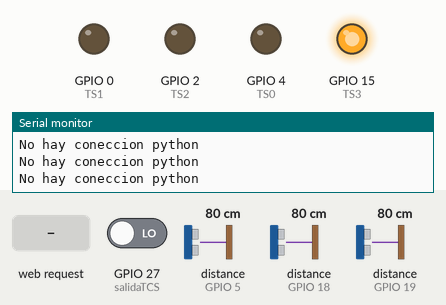
The sketch below on a simulated ESP32. Shown: output pins drawn as LEDs (lit = HIGH), the last lines printed to the serial monitor. Inputs (shaded band) come from the test bench; at power-on: distance to the obstacle (sensors on GPIO 5, GPIO 18, GPIO 19) 80 cm, GPIO 27 (salidaTCS) LOW. The echo pulse lasts 58.3 µs per cm; pins used as bus, display or sensor lines are not drawn.

Above: at 1.2 s.
1.3 s: HTTP request GET /right received
2.8 s: distance to the obstacle (sensor on GPIO 5) set to 2 cm
At 4.43 s:
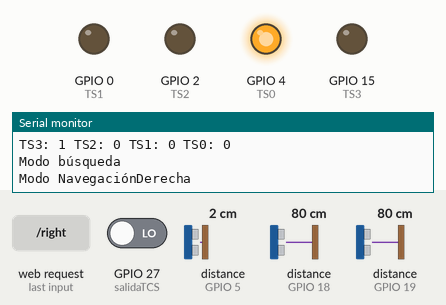
5.8 s: HTTP request GET /left received
At 11.7 s:
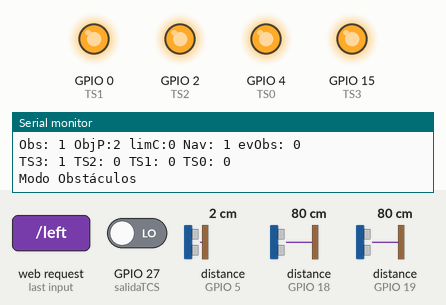
13.3 s: HTTP request GET /null received
At 16.7 s:
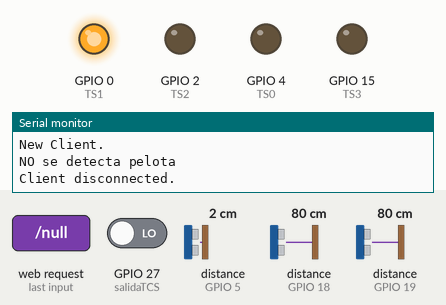
Timing chart, 0 to 17.3 s (numbered marks = the images above; inputs shaded):
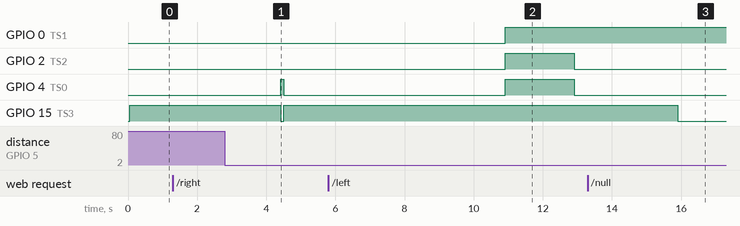

Measured:
- after the input at 5.8 s, GPIO 0 (TS1): LOW → HIGH after 5.1 s; GPIO 2 (TS2), GPIO 4 (TS0): LOW → HIGH after 5.1 s, → LOW 2.0 s later
- after the input at 13.3 s, GPIO 0 (TS1): stays HIGH (without the input it goes to LOW after 2.6 s); GPIO 15 (TS3): goes on until 15.9 s, then stays LOW

The sketch:

ESP_Sensores.ino
```cpp
//********************************Variables para Configuración AccessPoint*********************
#include <WiFi.h>
const char* ssid     = "ESP32-Access-Point";
const char* password = "123456789";
WiFiServer server(80);
String header;

//Entradas
#define PE1 digitalRead(pe1)
#define PE2 digitalRead(pe2)
#define PE3 digitalRead(pe3)


//Salidas
#define   TS0   4         //Pines para enviar al Arduino Uno
#define   TS1   0          //Pines para enviar al Arduino Uno
#define   TS2   2           //Pines para enviar al Arduino Uno
#define   TS3   15

//Detección de color
#define S0 32         // S0 a pin 4
#define S1 33         // S1 a pin 5
#define S2 25         // S2 a pin 6
#define S3 26         // S3 a pin 7
#define salidaTCS 27  // salidaTCS a pin 8

// DECLARACION DE VARIABLES PARA PINES
const int pe1 = 19;
const int pe2 = 18;
const int pe3 = 5;
const int pintrigger = 21;
// VARIABLES PARA CALCULOS
unsigned int distancia1, distancia2, distancia3;

// varaibles globales
short obs;                  //Obstaculos
short objP = 3;             //Posición de la pelota
boolean limC = false;       //Detección de límite de cancha
boolean Nav = false;        //Bandera de Navegacion
boolean evObs = false;      //Bandera de Evación de obstáculos
short i;                    //Varaible Auxiliar

//Variables detección de color
int rva[3] = {0,0,0};
int rvaExterior[3] = {87,67,38};

void setup() {
  // put your setup code here, to run once:
  // PREPARAR LA COMUNICACION SERIAL
  Serial.begin(9600);
  // Entradas
  pinMode(pe1, INPUT);          //Pines Ultrasónico
  pinMode(pe2, INPUT);
  pinMode(pe3, INPUT);

  //Salidas
  pinMode(TS0,OUTPUT);          //declarar como salida los pines de comunicación con el Arduino
  pinMode(TS1,OUTPUT);          //declarar como salida los pines de comunicación con el Arduino
  pinMode(TS2,OUTPUT);          //declarar como salida los pines de comunicación con el Arduino
  pinMode(TS3,OUTPUT);
  pinMode(pintrigger, OUTPUT);  //pines Ultrasónico

  //Color
  pinMode(S0, OUTPUT);          // pin S0 como salida
  pinMode(S1, OUTPUT);          // pin S1 como salida
  pinMode(S2, OUTPUT);          // pin S2 como salida
  pinMode(S3, OUTPUT);          // pin S3 como salida
  pinMode(salidaTCS, INPUT);    // pin OUT como salida
  digitalWrite(S0,HIGH);        // establece frecuencia de salida
  digitalWrite(S1,LOW);         // del modulo al 20 por ciento

  accessPointInit();            //Inicializa el punto de acceso del ESP32
  //Serial.println("Término del setup");
}

void loop() {
  // put your main code here, to run repeatedly:
  //Serial.println("LOOP");
  lecSens();
  /*if( Nav && (limC || obs ==3)){                                  //Si se encuentra un obstáculo enfrente, o se determina el límite de cancha mientras navega
    goto Obstaculos;
  }
  if( evObs && (limC || obs != 0)){                               //Si se encuentra evadiendo Obtáculos
    goto Obstaculos;
  }/*/
  if(limC || obs!=0){
    goto Obstaculos;
  }
  if(limC == 0 && obs == 0){
    evObs == false;                                               //Bandera de evación de obstáculos desactivada
  }
  //Modo Búsqueda
  Busqueda:
  Serial.println("Modo búsqueda");
    Nav = false;             //bandera navegacion apagada
    if(objP == 3){              //si no se detectan pelotas
      Serial.println("Espiral");
      digitalWrite(TS0,LOW);      //girar espiral 1 0 0
      digitalWrite(TS1,LOW);
      digitalWrite(TS2,HIGH);
      return;                //leer sensores
      }
    else{                         //si se detectan pelotas
      /*digitalWrite(TS0,LOW);      //detener 0 0 0
      digitalWrite(TS1,LOW);
      digitalWrite(TS2,LOW);*/
      Nav = true;                 //bandera de navegacion activa
      goto Navegacion;            //Modo Navegacion
    }

  //Módo navegación
  Navegacion:
    Serial.print("Modo Navegación");
    if(objP == 1){                  //Pelota a la derecha
      Serial.println("Derecha");
      digitalWrite(TS0,HIGH);       //girar derecha 0 0 1
      digitalWrite(TS1,LOW);
      digitalWrite(TS2,LOW);
      digitalWrite(TS3,HIGH);
      return;
    }
    if(objP == 2){                //Pelota a la izquierda
      Serial.println("Izquierda");
      digitalWrite(TS0,LOW);      //girar izquierda 0 1 0
      digitalWrite(TS1,HIGH);
      digitalWrite(TS2,LOW);
      digitalWrite(TS3,HIGH);
      return;               //leer sensores
    }
    if(objP == 0){                //Pelota centrada
      Serial.println("Frente");
      digitalWrite(TS0,HIGH);      //adelante 0 1 1
      digitalWrite(TS1,HIGH);
      digitalWrite(TS2,LOW);
      digitalWrite(TS3,HIGH);
      return;               //leer sensores
    }
  //Modo Obstáculos
  Obstaculos:
    Serial.println("Modo Obstáculos");
    evObs = true;                 //bandera de evacion de obstaculos activa
    digitalWrite(TS0,LOW);          //Detener motores 0 0 0
    digitalWrite(TS1,LOW);
    digitalWrite(TS2,LOW);
    digitalWrite(TS3,HIGH);
    delay(2000);
    digitalWrite(TS0,HIGH);          //atras 1 1 1
    digitalWrite(TS1,HIGH);
    digitalWrite(TS2,HIGH);
    digitalWrite(TS3,HIGH);
    delay(2000);
    if(obs == 1){                 //Obstáculo a la derecha
      digitalWrite(TS0,LOW);      //girar izquierda 0 1 0
      digitalWrite(TS1,HIGH);
      digitalWrite(TS2,LOW);
      digitalWrite(TS3,HIGH);
      delay(3000);
      return;
    }
    if(obs == 2){                 //Obstáculo a la izquierda
      digitalWrite(TS0,HIGH);       //girar derecha 0 0 1
      digitalWrite(TS1,LOW);
      digitalWrite(TS2,LOW);
      digitalWrite(TS3,HIGH);
      delay(3000);
      return;
    }
    if(obs == 3){                 //Obstáculo al frente
      digitalWrite(TS0,HIGH);     //girar derecha 0 0 1
      digitalWrite(TS1,LOW);
      digitalWrite(TS2,LOW);
      digitalWrite(TS3,HIGH);
      delay(3000);
      return;
    }
    /*if(obs == 4){                 //Obstáculo atrás
      digitalWrite(TS0,HIGH);       //girar derecha 0 0 1
      digitalWrite(TS1,LOW);
      digitalWrite(TS2,LOW);
      lecSens();                 //leer sensores
      return;
    }*/
    if(limC){                     //Detección del límite de cancha
      digitalWrite(TS0,LOW);      //girar izquierda 0 1 0
      digitalWrite(TS1,HIGH);
      digitalWrite(TS2,LOW);
      digitalWrite(TS3,HIGH);
      delay(3000);
      return;
    }
}

void lecSens(){
    //Serial.println("Leer Sensores");
    //Sección para asignar valores de los sensores y cuantizarlos
    digitalWrite(TS3,LOW);
    lecObsMike();
    objP = visionPelotas();                                                //Busca centro de pelota, 0-centro,1-derecha,2-izquierda, 3-sin objetivo
    //lecObs();                                           //
    lecturaColor();
    if((rva[0] <= (rvaExterior[0] + 25) && rva[0] >= (rvaExterior[0] - 25)) && (rva[1] <= (rvaExterior[1] + 25) && rva[1] >= (rvaExterior[1] - 25)) && (rva[2] <= (rvaExterior[2] + 25) && rva[2] >= (rvaExterior[2] - 25))){
      limC = true;
    }
    else{
      limC = false;
    }

    Serial.print("Obs: ");
    Serial.print(obs);
    Serial.print(" ObjP:");
    Serial.print(objP);
    Serial.print(" limC:" );
    Serial.print(limC);
    Serial.print(" Nav: ");
    Serial.print(Nav);
    Serial.print(" evObs: ");
    Serial.println(evObs);
    Serial.print("TS3: ");
    Serial.print(digitalRead(TS3));
    Serial.print(" TS2: ");
    Serial.print(digitalRead(TS2));
    Serial.print(" TS1: ");
    Serial.print(digitalRead(TS1));
    Serial.print(" TS0: ");
    Serial.println(digitalRead(TS0));
}

void accessPointInit(){
  WiFi.softAP(ssid, password);
  Serial.print("AccessPoint IP address: ");
  Serial.println(WiFi.softAPIP());
  server.begin();
}

int visionPelotas(){
  //Serial.println("Buscando Pelotas");
  int ball;
  Conexion:
  WiFiClient client = server.available();     // Listen for incoming clients

  if (client) {                             // If a new client connects,
    Serial.println("New Client.");          // print a message out in the serial port
    String currentLine = "";                // make a String to hold incoming data from the client
    while (client.connected()) {            // loop while the client's connected
      if (client.available()) {             // if there's bytes to read from the client,
        char c = client.read();             // read a byte, then
        header += c;
        if (c == '\n') {                    // if the byte is a newline character
          // if the current line is blank, you got two newline characters in a row.
          // that's the end of the client HTTP request, so send a response:
          if (currentLine.length() == 0) {
            // HTTP headers always start with a response code (e.g. HTTP/1.1 200 OK)
            // and a content-type so the client knows what's coming, then a blank line:
            client.println("HTTP/1.1 200 OK");
            client.println("Content-type:text/html");
            client.println("Connection: close");
            client.println();

            if (header.indexOf("right") >= 0){
              Serial.println("Pelota a la derecha");
              ball=1;
            }
            if (header.indexOf("left") >= 0){
              Serial.println("Pelota a la izquierda");
              ball=2;
            }
            if (header.indexOf("null") >= 0) {
              Serial.println("NO se detecta pelota");
              ball=3;
            }
            if (header.indexOf("center") >= 0){
              Serial.println("Pelota en el centro");
              ball=0;
            }
            // The HTTP response ends with another blank line
            client.println();
            // Break out of the while loop
            break;
          } else { // if you got a newline, then clear currentLine
            currentLine = "";
          }
        } else if (c != '\r') {  // if you got anything else but a carriage return character,
          currentLine += c;      // add it to the end of the currentLine
        }
      }
    }
    // Clear the header variable
    header = "";
    // Close the connection
    client.stop();
    Serial.println("Client disconnected.");
    Serial.println("");
  }
  else{
    Serial.println("No hay coneccion python");
    digitalWrite(TS0,LOW);          //Detener motores 0 0 0
    digitalWrite(TS1,LOW);
    digitalWrite(TS2,LOW);
    digitalWrite(TS3,HIGH);
    goto Conexion;
    ball = 3;                                           //
  }
  return ball;
}

void lecObs(){
  //Serial.println("Buscando Obstáculos");
  int pose;
  // ENVIAR PULSO DE DISPARO EN EL PIN "TRIGGER"
  digitalWrite(pintrigger, LOW);
  delayMicroseconds(2);
  digitalWrite(pintrigger, HIGH);
  // EL PULSO DURA AL MENOS 10 uS EN ESTADO ALTO
  delayMicroseconds(10);
  digitalWrite(pintrigger, LOW);

  unsigned int y1 = 0;
  unsigned int y2 = 0;
  unsigned int y3 = 0;


  int espera = 0;

  Serial.println("Buscando Obstáculos b00");
  b00:
  if(PE1 == LOW && PE2 == LOW && PE3==LOW){
    delayMicroseconds(1);
    //Serial.print(".");
    espera = espera+1;
    if(espera > 1000){
      return;
    }

    goto b00;
  }

  Serial.println("ESPERA");

  bi:
  //Serial.println("Buscando Obstáculos bi");
    if(PE1 == HIGH){
      y1++;
    }
    if(PE2 == HIGH){
      y2++;
    }
    if(PE3 == HIGH){
      y3++;
    }

    /*
    if(PE4 == HIGH){
      y4++;
    }*/

    if(PE1 == LOW && PE2 == LOW && PE3 == LOW){
    //Descomentar para usar cuatro sensores
    //if(PE1 == LOW && PE2 == LOW && PE3 == LOW && PE4 == LOW){
      goto bf;
    }

  delayMicroseconds(1);
  goto bi;
  bf:
  //Serial.println("Buscando Obstáculos bf");

  //Por calibraciÃ³n, 0.5 fue el mejor valor, al menos de manera preliminar...
  distancia1 = y1 / 300;
  distancia2 = y2 / 300;
  distancia3 = y3 / 300;

  //Serial
  Serial.print(distancia1);
  Serial.print(" --cm[1] ");
  Serial.print(distancia2);
  Serial.print(" --cm[2] ");
  Serial.print(distancia3);
  Serial.println(" --cm[3] ");
  delay(3);

  if(distancia1<30&&distancia1>0){
    obs=2;
    return;
  }
  if(distancia3<30&&distancia3>0){
    obs=1;
    return;
  }
  if(distancia2<70&&distancia2>0){
    obs=3;
    return;
  }
  else{
    obs=0;
  }
}

void lecObsMike(){

  long t; //timepo que demora en llegar el eco
  long d1,d2,d3; //distancia en centimetros

  digitalWrite(pintrigger, HIGH);
  delayMicroseconds(10);          //Enviamos un pulso de 10us
  digitalWrite(pintrigger, LOW);

  t = pulseIn(pe1, HIGH); //obtenemos el ancho del pulso
  d1 = t/59;             //escalamos el tiempo a una distancia en cm
  //if(d<20||d>100){
  Serial.print("Distancia1: ");
  Serial.print(d1);      //Enviamos serialmente el valor de la distancia
  Serial.print("cm");
  Serial.println();

  digitalWrite(pintrigger, HIGH);
  delayMicroseconds(10);          //Enviamos un pulso de 10us
  digitalWrite(pintrigger, LOW);
  t = pulseIn(pe2, HIGH); //obtenemos el ancho del pulso
  d2 = t/59;             //escalamos el tiempo a una distancia en cm
  //if(d<20||d>100){
  Serial.print("Distancia2: ");
  Serial.print(d2);      //Enviamos serialmente el valor de la distancia
  Serial.print("cm");
  Serial.println();

  digitalWrite(pintrigger, HIGH);
  delayMicroseconds(10);          //Enviamos un pulso de 10us
  digitalWrite(pintrigger, LOW);
  t = pulseIn(pe3, HIGH); //obtenemos el ancho del pulso
  d3 = t/59;             //escalamos el tiempo a una distancia en cm
  //if(d<20||d>100){
  Serial.print("Distancia3: ");
  Serial.print(d3);      //Enviamos serialmente el valor de la distancia
  Serial.print("cm");
  Serial.println();
  //delay(100);
  if(d1<30&&d1>0){
    obs=2;
    return;
  }
  if(d3<30&&d3>0){
    obs=1;
    return;
  }
  if(d2<20&&d2>0){
    obs=3;
    return;
  }
  else{
    obs=0;
  }
  //}          //Hacemos una pausa de 100ms
}

void lecturaColor(){
   //Serial.println("Leyendo Cancha");
   //rojo
      digitalWrite(S2,LOW);     // establece fotodiodos
      digitalWrite(S3,LOW);     // con filtro rojo
      rva[0] = pulseIn(salidaTCS, LOW);// obtiene duracion de pulso de salida del sensor
  //verde
      digitalWrite(S2,HIGH);     // establece fotodiodos
      digitalWrite(S3,HIGH);     // con filtro verde
      rva[1] = pulseIn(salidaTCS, LOW);// obtiene duracion de pulso de salida del sensor
   //azul
      digitalWrite(S2,LOW);     // establece fotodiodos
      digitalWrite(S3,HIGH);     // con filtro azul
      rva[2] = pulseIn(salidaTCS, LOW);// obtiene duracion de pulso de salida del sensor
    Serial.print("R: ");
    Serial.print(rva[0]);
    Serial.print(" V: ");
    Serial.print(rva[1]);
    Serial.print(" A: ");
    Serial.println(rva[2]);
}
```
